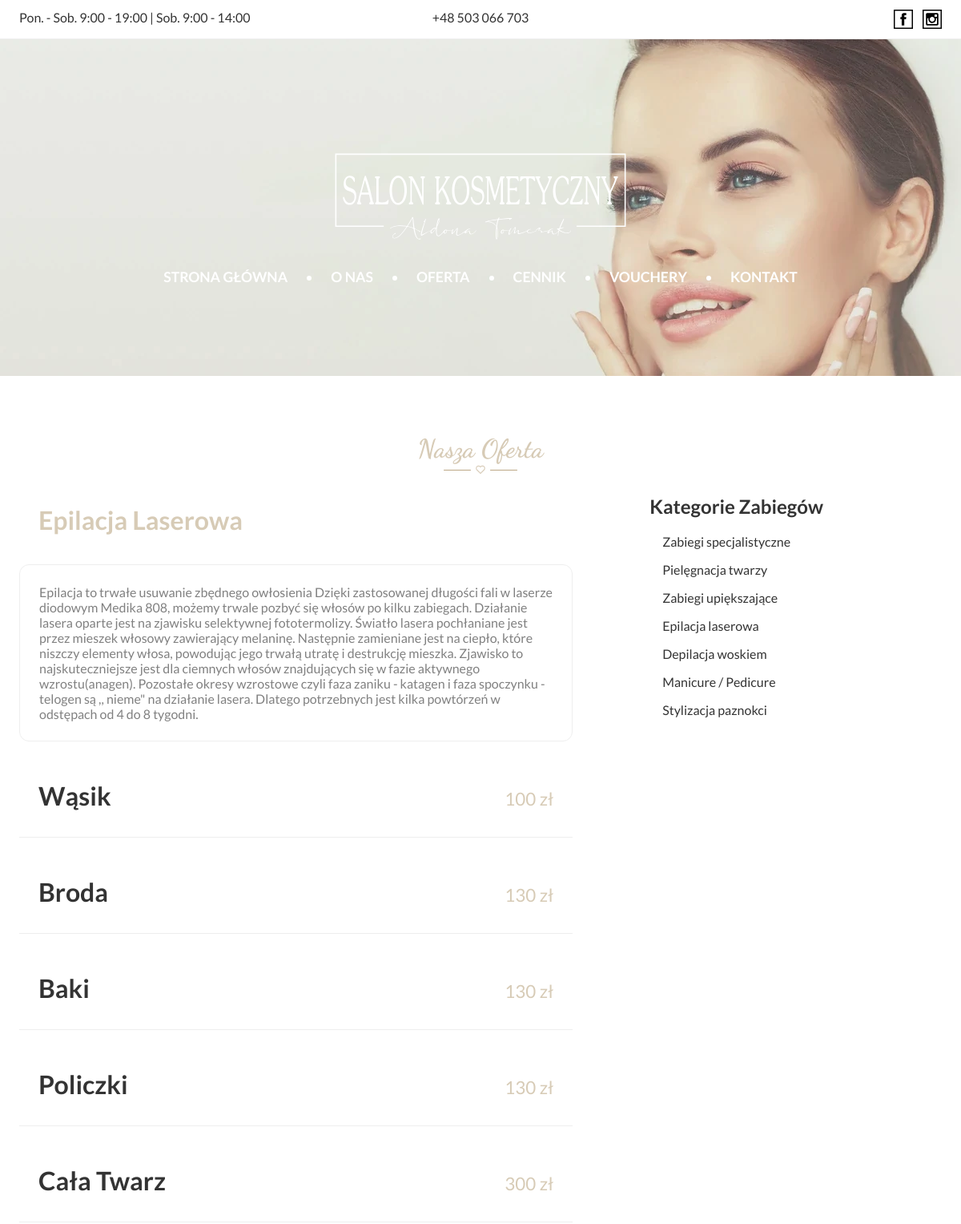
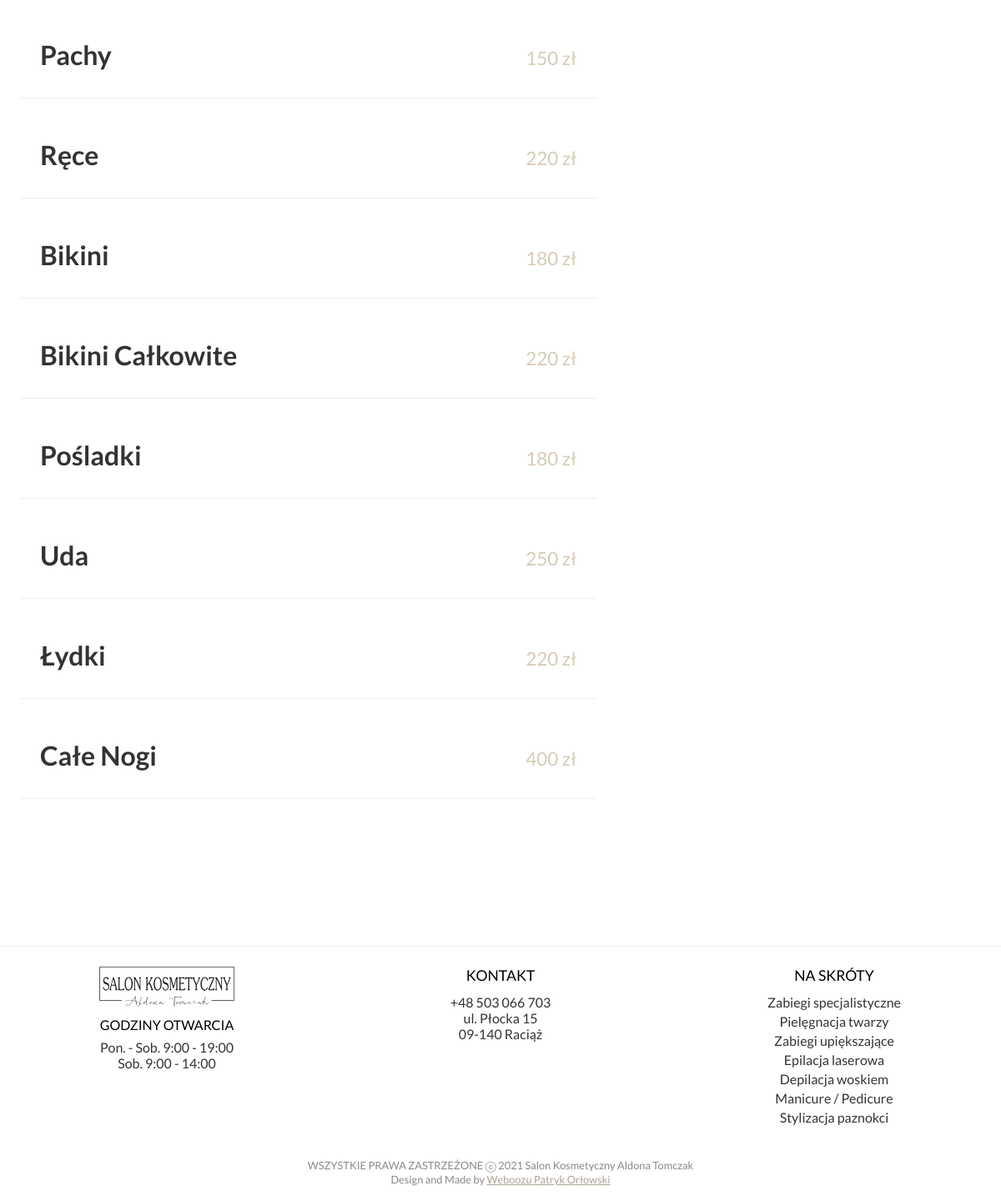
The page /oferta.php?kategoria=epilacja_laserowa on the database its author committed (2 pictures, top to bottom).
### tables this page shows
CREATE TABLE `treatments` (
  `id` int(11) NOT NULL,
  `name` text NOT NULL,
  `slug` varchar(125) NOT NULL,
  `label` text DEFAULT NULL,
  `description` text DEFAULT NULL,
  `image` varchar(125) DEFAULT NULL,
  `price` text NOT NULL,
  `duration` varchar(10) DEFAULT NULL,
  `category` varchar(125) NOT NULL
);

### display_treatments.php (the view, shortened to what this page needs)
<?php
    $category = $_GET['kategoria'];
    $sql = "SELECT name, label, description, price, duration, slug FROM treatments WHERE category LIKE '$category'";
    $result = $conn->query($sql);
    if ($result->num_rows > 0) {
    while($row = $result->fetch_assoc()) {
        echo '<div class="elem">';
        echo '<div class="header-sect">';
        echo '<h1>'.$row['name'].'</h1> <span class="price">'.$row['price'].'</span>';
        echo '</div>';
        echo '</div>';
    }
    } else {
        echo "Ups.. Coś poszło nie tak :(";
    }
?>

### assets/css/main-1.01.css (style rules this page uses)
* { -webkit-box-sizing: border-box; box-sizing: border-box; padding: 0; margin: 0; font-family: 'Lato', sans-serif; }
body { max-width: 1920px; margin: 0 auto; color: #333; -webkit-animation: .5s fadeIn; animation: .5s fadeIn; }
main .offer-wrapper .wrapper .wrapper-content .elem { padding: 24px; border-bottom: 1px solid #eee; margin-bottom: 24px; }
main .offer-wrapper .wrapper .wrapper-content .elem .header-sect { display: -webkit-box; display: -ms-flexbox; display: flex; -webkit-box-align: center; -ms-flex-align: center; align-items: center; -webkit-box-pack: justify; -ms-flex-pack: justify; justify-content: space-between; }
main .offer-wrapper .wrapper .wrapper-content .elem .header-sect h1 { display: block; padding-bottom: 8px; max-width: 70%; }
main .offer-wrapper .wrapper .wrapper-content .elem .header-sect .price { color: #D7CBB6; font-size: 1.4rem; display: block; margin-left: 24px; }

### rows shown on the page
treatments: name "Wąsik", price "100 zł"
treatments: name "Broda", price "130 zł"
treatments: name "Baki", price "130 zł"
treatments: name "Policzki", price "130 zł"
treatments: name "Cała Twarz", price "300 zł"
treatments: name "Pachy", price "150 zł"
treatments: name "Ręce", price "220 zł"
treatments: name "Bikini", price "180 zł"
treatments: name "Bikini Całkowite", price "220 zł"
treatments: name "Pośladki", price "180 zł"
treatments: name "Uda", price "250 zł"
treatments: name "Łydki", price "220 zł"
treatments: name "Całe Nogi", price "400 zł"

### other values the page prints
$category "Epilacja Laserowa"
